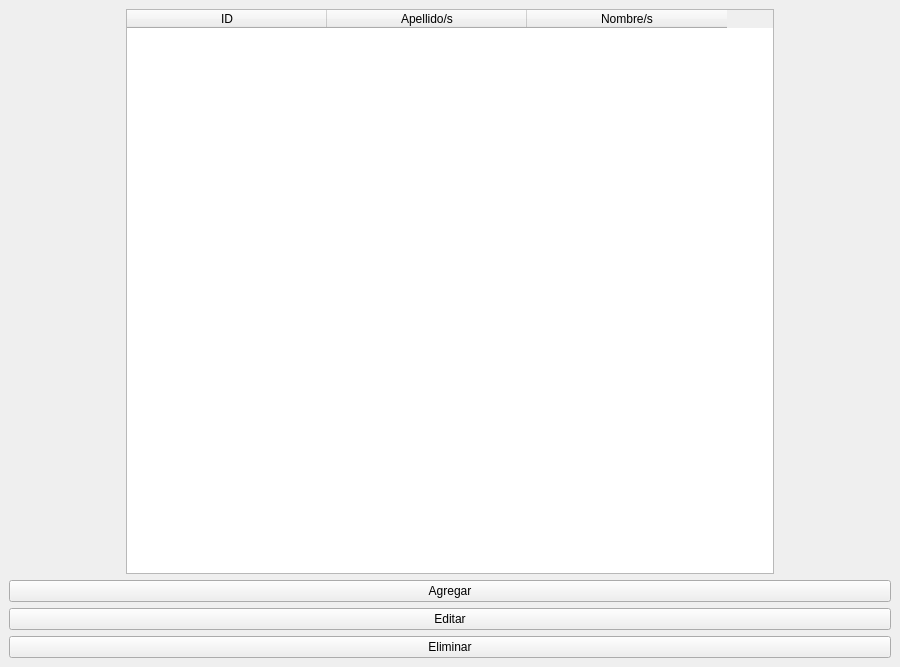
<?xml version="1.0" encoding="UTF-8"?>
<ui version="4.0">
 <class>Gestionalumnos1</class>
 <widget class="QMainWindow" name="Gestionalumnos1">
  <property name="geometry">
   <rect>
    <x>0</x>
    <y>0</y>
    <width>900</width>
    <height>667</height>
   </rect>
  </property>
  <property name="maximumSize">
   <size>
    <width>16777215</width>
    <height>16777215</height>
   </size>
  </property>
  <property name="windowTitle">
   <string>MainWindow</string>
  </property>
  <widget class="QWidget" name="centralwidget">
   <property name="layoutDirection">
    <enum>Qt::LeftToRight</enum>
   </property>
   <layout class="QVBoxLayout" name="verticalLayout">
    <item>
     <layout class="QHBoxLayout" name="horizontalLayout_2">
      <property name="spacing">
       <number>0</number>
      </property>
      <item>
       <widget class="QTableWidget" name="tableWidgetDatos">
        <property name="maximumSize">
         <size>
          <width>648</width>
          <height>16777215</height>
         </size>
        </property>
        <property name="sizeAdjustPolicy">
         <enum>QAbstractScrollArea::AdjustIgnored</enum>
        </property>
        <attribute name="horizontalHeaderDefaultSectionSize">
         <number>200</number>
        </attribute>
        <column>
         <property name="text">
          <string>ID</string>
         </property>
         <property name="textAlignment">
          <set>AlignCenter</set>
         </property>
        </column>
        <column>
         <property name="text">
          <string>Apellido/s</string>
         </property>
         <property name="textAlignment">
          <set>AlignCenter</set>
         </property>
        </column>
        <column>
         <property name="text">
          <string>Nombre/s</string>
         </property>
         <property name="textAlignment">
          <set>AlignCenter</set>
         </property>
        </column>
       </widget>
      </item>
     </layout>
    </item>
    <item>
     <widget class="QPushButton" name="pushButtonAgregar">
      <property name="text">
       <string>Agregar</string>
      </property>
     </widget>
    </item>
    <item>
     <widget class="QPushButton" name="pushButtonEditar">
      <property name="text">
       <string>Editar</string>
      </property>
     </widget>
    </item>
    <item>
     <widget class="QPushButton" name="pushButtonEliminar">
      <property name="text">
       <string>Eliminar</string>
      </property>
     </widget>
    </item>
   </layout>
  </widget>
 </widget>
 <resources/>
 <connections/>
</ui>
